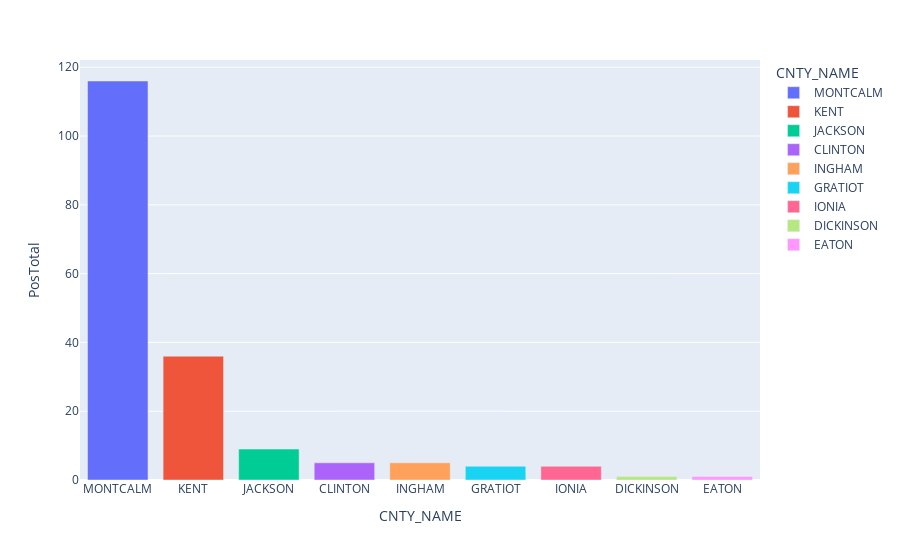

Notebook code cell kept with this figure:
### Code cell
cwd2 = cwd2[:]
fig = px.bar(cwd2, x='CNTY_NAME', y='PosTotal', color='CNTY_NAME')
# fig.update(mode='markers+lines', hovertemplate=None)
fig.update_layout(hovermode='x')

fig.show()

### Figure 1 — Plotly figure (JSON) as saved in the notebook; plotly's stock layout.template omitted (floating-point values rounded to 4 significant figures)
{"data": [{"alignmentgroup": "True", "hovertemplate": "CNTY_NAME=%{x}<br>PosTotal=%{y}<extra></extra>", "legendgroup": "MONTCALM", "marker": {"color": "#636efa", "pattern": {"shape": ""}}, "name": "MONTCALM", "offsetgroup": "MONTCALM", "orientation": "v", "showlegend": true, "textposition": "auto", "type": "bar", "x": ["MONTCALM"], "xaxis": "x", "y": [116], "yaxis": "y"}, {"alignmentgroup": "True", "hovertemplate": "CNTY_NAME=%{x}<br>PosTotal=%{y}<extra></extra>", "legendgroup": "KENT", "marker": {"color": "#EF553B", "pattern": {"shape": ""}}, "name": "KENT", "offsetgroup": "KENT", "orientation": "v", "showlegend": true, "textposition": "auto", "type": "bar", "x": ["KENT"], "xaxis": "x", "y": [36], "yaxis": "y"}, {"alignmentgroup": "True", "hovertemplate": "CNTY_NAME=%{x}<br>PosTotal=%{y}<extra></extra>", "legendgroup": "JACKSON", "marker": {"color": "#00cc96", "pattern": {"shape": ""}}, "name": "JACKSON", "offsetgroup": "JACKSON", "orientation": "v", "showlegend": true, "textposition": "auto", "type": "bar", "x": ["JACKSON"], "xaxis": "x", "y": [9], "yaxis": "y"}, {"alignmentgroup": "True", "hovertemplate": "CNTY_NAME=%{x}<br>PosTotal=%{y}<extra></extra>", "legendgroup": "CLINTON", "marker": {"color": "#ab63fa", "pattern": {"shape": ""}}, "name": "CLINTON", "offsetgroup": "CLINTON", "orientation": "v", "showlegend": true, "textposition": "auto", "type": "bar", "x": ["CLINTON"], "xaxis": "x", "y": [5], "yaxis": "y"}, {"alignmentgroup": "True", "hovertemplate": "CNTY_NAME=%{x}<br>PosTotal=%{y}<extra></extra>", "legendgroup": "INGHAM", "marker": {"color": "#FFA15A", "pattern": {"shape": ""}}, "name": "INGHAM", "offsetgroup": "INGHAM", "orientation": "v", "showlegend": true, "textposition": "auto", "type": "bar", "x": ["INGHAM"], "xaxis": "x", "y": [5], "yaxis": "y"}, {"alignmentgroup": "True", "hovertemplate": "CNTY_NAME=%{x}<br>PosTotal=%{y}<extra></extra>", "legendgroup": "GRATIOT", "marker": {"color": "#19d3f3", "pattern": {"shape": ""}}, "name": "GRATIOT", "offsetgroup": "GRATIOT", "orientation": "v", "showlegend": true, "textposition": "auto", "type": "bar", "x": ["GRATIOT"], "xaxis": "x", "y": [4], "yaxis": "y"}, {"alignmentgroup": "True", "hovertemplate": "CNTY_NAME=%{x}<br>PosTotal=%{y}<extra></extra>", "legendgroup": "IONIA", "marker": {"color": "#FF6692", "pattern": {"shape": ""}}, "name": "IONIA", "offsetgroup": "IONIA", "orientation": "v", "showlegend": true, "textposition": "auto", "type": "bar", "x": ["IONIA"], "xaxis": "x", "y": [4], "yaxis": "y"}, {"alignmentgroup": "True", "hovertemplate": "CNTY_NAME=%{x}<br>PosTotal=%{y}<extra></extra>", "legendgroup": "DICKINSON", "marker": {"color": "#B6E880", "pattern": {"shape": ""}}, "name": "DICKINSON", "offsetgroup": "DICKINSON", "orientation": "v", "showlegend": true, "textposition": "auto", "type": "bar", "x": ["DICKINSON"], "xaxis": "x", "y": [1], "yaxis": "y"}, {"alignmentgroup": "True", "hovertemplate": "CNTY_NAME=%{x}<br>PosTotal=%{y}<extra></extra>", "legendgroup": "EATON", "marker": {"color": "#FF97FF", "pattern": {"shape": ""}}, "name": "EATON", "offsetgroup": "EATON", "orientation": "v", "showlegend": true, "textposition": "auto", "type": "bar", "x": ["EATON"], "xaxis": "x", "y": [1], "yaxis": "y"}], "layout": {"barmode": "relative", "hovermode": "x", "legend": {"title": {"text": "CNTY_NAME"}, "tracegroupgap": 0}, "margin": {"t": 60}, "xaxis": {"anchor": "y", "categoryarray": ["MONTCALM", "KENT", "JACKSON", "CLINTON", "INGHAM", "GRATIOT", "IONIA", "DICKINSON", "EATON"], "categoryorder": "array", "domain": [0.0, 1.0], "title": {"text": "CNTY_NAME"}}, "yaxis": {"anchor": "x", "domain": [0.0, 1.0], "title": {"text": "PosTotal"}}}}
